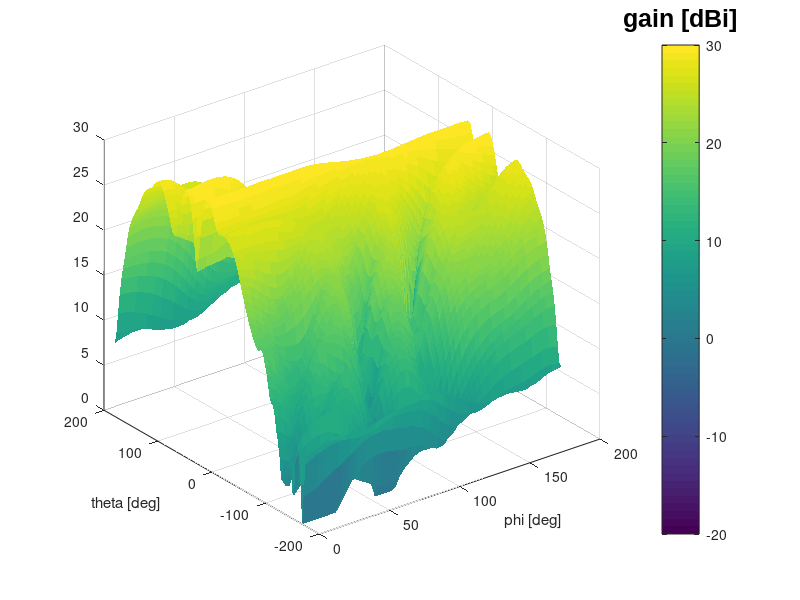

This chart was generated by the following MATLAB code: (Note: this script raises an error after producing the figure.)
clear all; 
close all; 
clc;

% Load Data
load('BST_2_Patchantennen.mat');

dynamic = 30; % dB
freq    = 1;  % Vektorindex

% uncal pattern combined / total
p1 = abs(pattern.value.uncal(:,:,freq,1));
p2 = abs(pattern.value.uncal(:,:,freq,2));
p  = sqrt((p1 .* p1) + (p2 .* p2));

% normiertes pattern
plin = p ./ max(max(p(:,:))); % 0 bis 1
plog =-( 20*log10(  max(plin, 10^(-dynamic/20))  )    + dynamic); % 0dB bis dynamic

% directivity
PowerPatt = plin.* plin; % voltage pattern -> power pattern
Summe = 0; 
thetapts = length(pattern.dim(1).value);
phipts = length(pattern.dim(2).value);

for j = 1:phipts
  
    for i = 1:thetapts
        Summe = Summe + (PowerPatt(j,i) * abs(sin(  (pattern.dim(1).value(i))/180*pi  ))) ; %Betrag vom Sinus notwendig wenn theta span -180??? bis + 180???
    end
end
Prad = 2*pi/phipts * pi/thetapts * Summe;
umax=max(max(abs(plin)));

Dlin = 4*pi*max(max(PowerPatt)) / Prad;
Dlog = 10*log10(Dlin);

% Trafo in Matlab-surf's kartesisches Koordinatensystem
% theta - ele
% phi   - azi
[phi_int,theta_int] = meshgrid(pattern.measurement.dim(2).value, pattern.measurement.dim(1).value - 90 ); 
% [x,y,z] = sph2cart(azimuth,elevation,r)

[x_int,y_int,z_int] = sph2cart(phi_int*pi/180,theta_int*pi/180, plog); %[x,y,z] = sph2cart(azimuth,elevation,r)

fig = figure;
h3 = surf(phi_int,theta_int+90,-plog);
set(get(colorbar,'title'),'String', 'gain [dBi]', 'FontSize', 18, 'fontname', 'arial');
caxis([-20 30])
set(h3,'edgecolor','none');
set(fig,'Name','RAW');
xlabel('phi [deg]');
ylabel('theta [deg]');

% ------------------------------------------------------------------------
% Obtain Measurement Data
[azi_int,elev_int,r] = cart2sph(x_int,y_int,z_int); % THis function is not 100%

% Refine Data
for i = 1:121
    for j = 1:61
        azi(i,j) = azi_int(2,j)*180/pi;
        elev(i,j) = elev_int(i,61)*180/pi;
    end
end


% Set Plot
di = 121;  % elev (121) -90 to 90  180 deg axis -> -z_axis -x direction
dj = 61;   %  azi (61) -180 to 180 360 deg axis -> -x_axis x-y plane +z direction

% Mapping
for i = 1:1:61   
    for j=1:1:61
        azi(i,j) = azi(i,j);
        elev(i,j) = pi/2 - elev(i,j);
    end
end


for i = 1:1:121      % ele
    for j=1:1:61   % azi
        fprintf('[%3d,%3d] azi: %8.2f ele: %8.2f\n',...
            i,j,azi(i,j),elev(i,j));
        
        % Rotate Vector
        vector_test(:,i,j)   = [x_int(i,j);y_int(i,j);z_int(i,j)];
        vector_sc_int(:,i,j) = dcm(1,pi/2)*dcm(3,-pi/2)*vector_test(:,i,j);       % BST
        vector_sc(:,i,j)     = dcm(3,-pi/2)*dcm(1,-pi/2)*vector_sc_int(:,i,j);    % STM
        
        % Test Frame
        x_test(i,j) = vector_test(1,i,j);
        y_test(i,j) = vector_test(2,i,j);
        z_test(i,j) = vector_test(3,i,j);
        
        mag_test(i,j)  = sqrt( x_test(i,j)^2 + y_test(i,j)^2 + z_test(i,j)^2);
        
        % SpaceCraft Frame
        x_sc(i,j) = vector_sc(1,i,j);
        y_sc(i,j) = vector_sc(2,i,j);
        z_sc(i,j) = vector_sc(3,i,j);
        
        mag_sc(i,j)  = sqrt( x_sc(i,j)^2 + y_sc(i,j)^2 + z_sc(i,j)^2);    
    end   
    fprintf('\n');
end

% -------------------------------------------------------------------------
% Plot
type ='test';

switch type
  case'test'
    xx  = x_test;
    yy  = y_test;
    zz  = z_test;   
    mag = mag_test;
  case 'body'
    xx  = x_sc;
    yy  = y_sc;
    zz  = z_sc;
    mag = mag_sc;
  otherwise
end


% cal pattern combined / total
pc1 = abs(pattern.value.cal(:,:,freq,1));
pc2 = abs(pattern.value.cal(:,:,freq,2));
pc  = sqrt((pc1 .* pc1) + (pc2 .* pc2));

% Gmax 
Glin = (max(max(pc(:,:))))^2;
Glog = max(max(20*log10(pc(:,:))));

% Efficiency
effeciency = Glin / Dlin;

% Magnitude Calibration
zcal = max(20*log10(pc(:,:)), Glog-dynamic); 

% Plot
screensize = get(0,'ScreenSize');

fig = figure;
set(fig,'Position',[screensize(3)*0.5 screensize(4)*0.25  screensize(3)*0.5 screensize(4)*0.5]);
set(fig,'Name',upper(type));

h3 = surf(xx,yy,zz,-plog); hold on;

axis equal; axis off;
cameratoolbar('SetMode','orbit')   
cameratoolbar('Show')
cameratoolbar('SetCoordSys','none')
set(gca,'CameraViewAngle',8); % Set Zoom of Graph
set(get(colorbar,'title'),'String', 'gain [dBi]', 'FontSize', 18, 'fontname', 'arial'); 
% caxis manual; 
caxis([-20 30])
set(h3,'edgecolor','none'); 
% shading interp;



% Koordinatensystem
length = 50;
width  = 1;
xachse = plot3([0 length],[0 0],[0 0],'LineWidth',width, 'color', 'black');
xtext  = text([length],[0],[0],'x','fontname','arial','FontSize',18);

yachse = plot3([0 0],[0 length],[0 0],'LineWidth',width, 'color', 'black');
ytext  = text([0],[length],[0],'y','fontname','arial','FontSize',18);

zachse = plot3([0 0],[0 0],[0 length],'LineWidth',width, 'color', 'black');
ztext  = text([0],[0],[length],'z','fontname','arial','FontSize',18);  

% view(120,20);


usedfreq = pattern.dim(3).value(freq);
% title([aut.name,', ' num2str(usedfreq),' MHz',', Gmax = ',num2str(roundn(Glog,-1)),' dBi'], 'fontname', 'arial', 'fontsize', 20);
%title(['5-miniSMP, ' num2str(usedfreq),' GHz',', Gmax = ',num2str(roundn(Gmax,-1)),' dBi'], 'fontname', 'arial', 'fontsize', 22);
%text('Dmax = ',Dlog);

% rotate3d on; 

% [X,Y] = meshgrid(0.5:0.5:5,1:20);
% % X - 20x10
% % Y - 20x10
% % Z - 20x10
% Z = sin(X) + cos(Y);
% figure
% surf(X,Y,Z)
return
%% ---------------------------------------------------------------------------
% 2D Plot
fig = figure;
% x_data = pattern.measurement.dim(1).value;
% y_data = pattern.measurement.dim(2).value;
% z_data = 20*log10(pc(:,:)');

% Set plot
x_data = azi*180/pi;  % 
y_data = elev*180/pi;    % 
z_data = mag;

% set(fig,'Position',[screensize(3)*0.5 screensize(4)*0.5  screensize(3)*0.5 screensize(4)*0.5]);
h4 = surf(x_data,y_data, z_data, 'EdgeColor','none');
xlabel('Elevation: theta 0 to 180');
ylabel('Azimuth:   phi -180 to 180');
zlabel('Magnitude');
view([0 -90])


return


% set(gca, 'XLim', [x_data y_data]);
set(gca, 'xtick', y_data);

% set(get(colorbar,'title'),'String', 'gain [dBi]', 'FontSize', 18, 'fontname', 'arial'); 

%ax1.XLim = [pattern.measurement.dim(1).value(end) pattern.measurement.dim(1).value(1)];
% set(gca, 'YLim', [x_data y_data]);
x_data = x_data';
set(gca, 'ytick', x_data);
%ax1.YLim = [pattern.measurement.dim(2).value(1) pattern.measurement.dim(2).value(end)];


set(ax1, 'CLim', [Glog-30 Glog]);
% %ax1.CLim = [Glog-30 Glog];
 set(ax1, 'XLabel', '\theta (deg)');
% %ax1.XLabel.String  = '\theta (deg)';
 set(ax1, 'YLabel', '\phi (deg)');
% %ax1.YLabel.String  = '\phi (deg)';
 set(ax1, 'Title', 'BST Patchantenna, 2230MHz, Gnax= 6dBi, Combined Gain (\theta,\phi) in dBi');
%ax1.Title.String   = ['Kombinierter Gewinn (\theta,\phi) in dBi'];
%print('C:\Users\wiedfeld\Desktop\2D_pattern.pdf','-S720,360');
